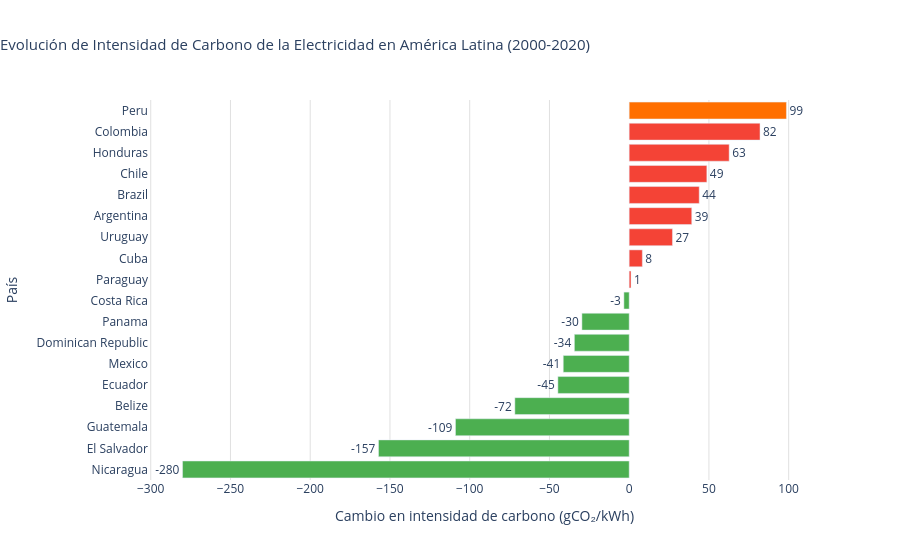

Notebook source saved alongside this figure:
### Markdown cell above
### Pregunta 7: América Latina: ¿quiénes mejoraron?

### Code cell
df_la = final_dataset[(final_dataset['country'].isin(latin_america)) & (~final_dataset['is_region'])].copy()
la_2000 = df_la[df_la['year'] == 2000][['country', 'carbon_intensity_elec']]
la_2020 = df_la[df_la['year'] == 2020][['country', 'carbon_intensity_elec']]
la_delta = pd.merge(la_2000, la_2020, on='country', suffixes=('_2000', '_2020'))
la_delta['delta'] = la_delta['carbon_intensity_elec_2020'] - la_delta['carbon_intensity_elec_2000']
la_delta = la_delta.dropna(subset=['delta']).sort_values(by='delta', ascending=True)
print('Delta de intensidad de carbono en América Latina (2000-2020):')
print(la_delta[['country', 'carbon_intensity_elec_2000', 'carbon_intensity_elec_2020', 'delta']])

colors_divergent = []
for r in la_delta.itertuples():
    if r.country == 'Peru':
        colors_divergent.append('#FF6F00')
    elif r.delta < 0:
        colors_divergent.append('#4CAF50')
    else:
        colors_divergent.append('#F44336')

fig = px.bar(
    la_delta,
    x='delta',
    y='country',
    orientation='h',
    labels={'delta': 'Cambio en intensidad de carbono (gCO₂/kWh)', 'country': 'País'},
    title='Evolución de Intensidad de Carbono de la Electricidad en América Latina (2000-2020)'
)
fig.update_traces(marker_color=colors_divergent, texttemplate='%{x:.0f}', textposition='outside')
fig.update_layout(
    plot_bgcolor='white',
    title_x=0.0,
    title_font_size=15,
    xaxis=dict(showgrid=True, gridcolor='#E0E0E0'),
    yaxis=dict(showgrid=False)
)
fig.show()

### Figure 1 — Plotly figure (JSON) as saved in the notebook; plotly's stock layout.template omitted (floating-point values rounded to 4 significant figures)
{"data": [{"hovertemplate": "Cambio en intensidad de carbono (gCO₂/kWh)=%{x}<br>País=%{y}<extra></extra>", "legendgroup": "", "marker": {"color": ["#4CAF50", "#4CAF50", "#4CAF50", "#4CAF50", "#4CAF50", "#4CAF50", "#4CAF50", "#4CAF50", "#4CAF50", "#F44336", "#F44336", "#F44336", "#F44336", "#F44336", "#F44336", "#F44336", "#F44336", "#FF6F00"], "pattern": {"shape": ""}}, "name": "", "orientation": "h", "showlegend": false, "textposition": "outside", "texttemplate": "%{x:.0f}", "type": "bar", "x": [-280.0, -157.2, -108.9, -71.68, -44.7, -41.34, -34.36, -29.64, -3.31, 1.14, 8.25, 27.14, 39.23, 43.91, 48.7, 62.69, 82.04, 98.61], "xaxis": "x", "y": ["Nicaragua", "El Salvador", "Guatemala", "Belize", "Ecuador", "Mexico", "Dominican Republic", "Panama", "Costa Rica", "Paraguay", "Cuba", "Uruguay", "Argentina", "Brazil", "Chile", "Honduras", "Colombia", "Peru"], "yaxis": "y"}], "layout": {"barmode": "relative", "legend": {"tracegroupgap": 0}, "plot_bgcolor": "white", "title": {"font": {"size": 15}, "text": "Evolución de Intensidad de Carbono de la Electricidad en América Latina (2000-2020)", "x": 0.0}, "xaxis": {"anchor": "y", "domain": [0.0, 1.0], "gridcolor": "#E0E0E0", "showgrid": true, "title": {"text": "Cambio en intensidad de carbono (gCO₂/kWh)"}}, "yaxis": {"anchor": "x", "domain": [0.0, 1.0], "showgrid": false, "title": {"text": "País"}}}}
